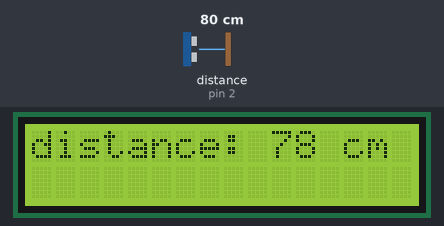
This sketch was run on a simulated Arduino Uno, built with avr-gcc and run on an emulated ATmega328P. Shown: 16×2 character LCD. Wiring (inferred from the names in the program): ultrasonic range finder: trigger pin 3; echo pin 2. The inputs (shaded band) are chosen by the test bench; at power-on: distance to the obstacle (sensor on pin 2) 80 cm. The echo pulse lasts 58.3 µs per cm.

Above: at 2.2 s.
2.3 s: distance to the obstacle (sensor on pin 2) set to 2 cm
At 3.9 s:
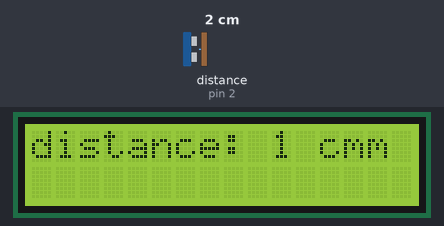
6.4 s: distance to the obstacle (sensor on pin 2) set to 4 cm
At 7.4 s:
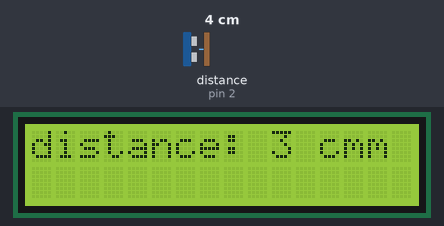
8.5 s: distance to the obstacle (sensor on pin 2) set to 9 cm
At 10.3 s:
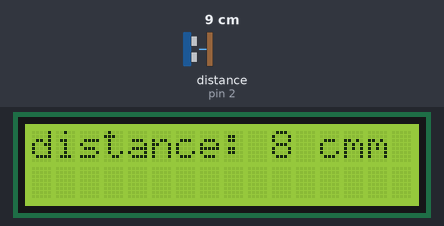
Timing chart, 0 to 11.8 s (numbered marks = the images above; inputs shaded):
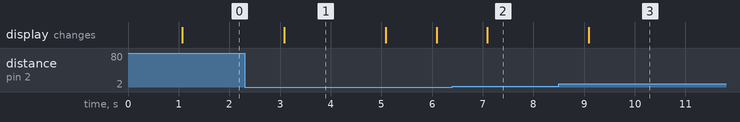

The sketch:

Afficheur_distance_livre.ino
```cpp
/***********************************************************
Description: Afficheur de distance
***********************************************************/

#include <LiquidCrystal.h>
const int pingPin = 2;  // pin Echo du module de distance Ultrason
const int trigPin  = 3; // pin Trig du module de distance Ultrason
long duration;
int distance;
LiquidCrystal lcd(7, 8, 9, 10, 11 , 12); // Initialisation de l'ecran LCD
void setup()
{
  pinMode(pingPin, INPUT); //configuration du pin Echo en mode input
  pinMode(trigPin, OUTPUT); //configuration du pin trig en mode output
  lcd.begin(16, 2); //Initialisation de l'ecran LCD qui comporte 2 lignes de 16 caracteres chacune
  delay(1000);
}

void loop()
{
  digitalWrite(trigPin, LOW);
  delayMicroseconds(2);
  digitalWrite(trigPin, HIGH);
  delayMicroseconds(10);
  digitalWrite(trigPin, LOW);

  duration = pulseIn(pingPin, HIGH);
  distance = duration*0.034/2;
  lcd.setCursor(0, 0);   // on repositionne le curseur en haut a gauche
  lcd.print("distance: ");
  lcd.print(distance);  // On affiche la variable de distance
  lcd.print(" cm");
  delay(1000); // On attend 1 seconde avant de recalculer une nouvelle distance
}
```

Measured:
- after the input at 2.3 s, the display: changes after 0.78 s (image 1)
- after the input at 6.4 s, the display: changes after 0.69 s (image 2)
- after the input at 8.5 s, the display: changes after 0.60 s (image 3)
- what the display in image 1 shows lasts 2.0 s, from 3.1 s to 5.1 s
